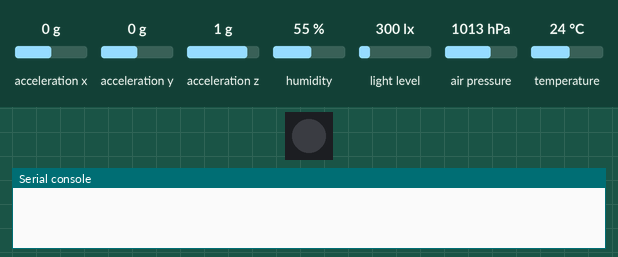
A program run on a simulated Pycom board running MicroPython. Shown: 1 RGB LEDs in strip order, left to right, the last lines printed to the serial console. The test bench sets the inputs (shaded band); at power-on: acceleration x 0 g, acceleration y 0 g, acceleration z 1 g, humidity 55 %, light level 300 lx, air pressure 1013 hPa, temperature 24 °C. No radio messages arrive unless stated (any console line starting 'radio sent:' is added by the test bench); the LoRaWAN join succeeds after 3 s and a send takes 0.1 s; library files of the repository ran but are not shown: pysense.py, LIS2HH12.py, SI7006A20.py, MPL3115A2.py.

Above: at 0.1 s.
At 2.6 s:
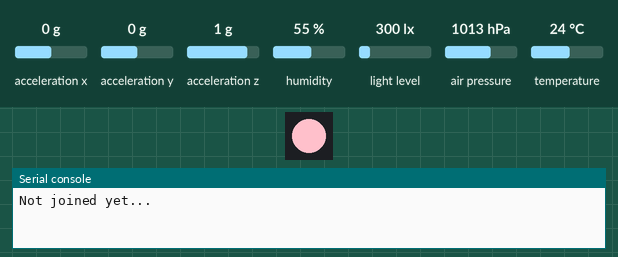
At 5.1 s:
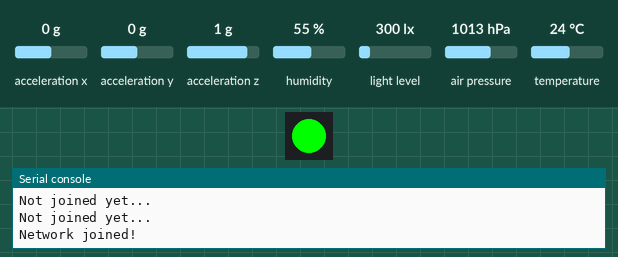
Timing chart, 0 to 6.6 s (numbered marks = the images above):
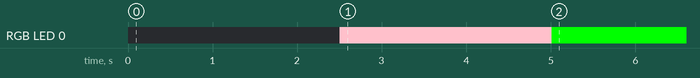

The program:

main.py
```python
## Author : Edric & Alikhan
## Project Software Engineering
## Group : 8Ball Technology
## LoPy Firmware
## Date : 22 Nov 2019

from network import LoRa                                                        # For operation of Lora network
from lib.pysense import Pysense                                                 # Needed to operate anything on the Pysense expansion
from LIS2HH12 import LIS2HH12
from SI7006A20 import SI7006A20
from LTR329ALS01 import LTR329ALS01
from MPL3115A2 import MPL3115A2,ALTITUDE,PRESSURE
import pycom                                                                    # Base library for Pycom devices
import socket                                                                   # Needed to connect two nodes on a network to communicate with each other
import time                                                                     # Allows use of time.sleep() for delays
import binascii                                                                 # Allows convertion between binary and various ASCII-encoded binary representations

# Setting up Lora application
lora = LoRa(mode=LoRa.LORAWAN)
app_eui = binascii.unhexlify('70B3D57ED0026466')                                # application EUI
app_key = binascii.unhexlify('0866572ED4A888E46BE5B9BF0084118F')                # application KEY

lora.join(activation=LoRa.OTAA, auth=(app_eui, app_key), timeout=0)             # connect to the application

# make a connection to TTN network
while not lora.has_joined():
    time.sleep(2.5)
    print('Not joined yet...')
    pycom.heartbeat(False)                                                      # Disable the on-board heartbeat (blue flash every 4 seconds)
    pycom.rgbled(0xffc0cb)                                                      # Sets RGB to a weird pink while not connected

print('Network joined!')                                                        # Prints network joined when network is joined
pycom.rgbled(0x00ff00)                                                          # Sets RGB to green when connected

py = Pysense()
mp = MPL3115A2(py,mode=ALTITUDE)                                                # Sensor returns height in meters. Mode may also be set to PRESSURE
si = SI7006A20(py)                                                              # Sensor returns temperature in C
lt = LTR329ALS01(py)                                                            # Sensor returns ambient light in lux
li = LIS2HH12(py)
mpp = MPL3115A2(py,mode=PRESSURE)                                               # Sensor returns height in meters. Mode may also be set to PRESSURE

#Creating and configuring a socket
ttn = socket.socket(socket.AF_LORA, socket.SOCK_RAW)
ttn.setsockopt(socket.SOL_LORA, socket.SO_DR, 5)                                # Data rate set to 5
ttn.setblocking(False)

while 1:
    temp2 = (str(si.temperature()))                                             # Temperature in C
    humid = (str(si.humidity()))                                                # Calculated relative humidity given current temperature
    press = (str(mpp.pressure()/100))                                           # Pressure in Milibars
    light = (str(((lt.lux())*0.09290304*50)/100))                               # Ambient light in Lumens percentaga
    data = temp2 + "," + humid + "," + press + "," + light                      # Creating string with all sensor readings
    ttn.send(data)                                                              # Send the measured readings in a string file

    print(light)                                                               # Prints sent whenever the data is sent to the TTN
    time.sleep(30)
```

LTR329ALS01.py
```python
import time
from machine import I2C

class LTR329ALS01:
    ALS_I2CADDR = const(0x29) # The device's I2C address

    ALS_CONTR_REG = const(0x80)
    ALS_MEAS_RATE_REG = const(0x85)

    ALS_DATA_CH1_LOW = const(0x88)
    ALS_DATA_CH1_HIGH = const(0x89)
    ALS_DATA_CH0_LOW = const(0x8A)
    ALS_DATA_CH0_HIGH = const(0x8B)

    ALS_GAIN_1X = const(0x00)
    ALS_GAIN_2X = const(0x01)
    ALS_GAIN_4X = const(0x02)
    ALS_GAIN_8X = const(0x03)
    ALS_GAIN_48X = const(0x06)
    ALS_GAIN_96X = const(0x07)
    ALS_GAIN_VALUES = {
        ALS_GAIN_1X: 1,
        ALS_GAIN_2X: 2,
        ALS_GAIN_4X: 4,
        ALS_GAIN_8X: 8,
        ALS_GAIN_48X: 48,
        ALS_GAIN_96X: 96
    }

    ALS_INT_50 = const(0x01)
    ALS_INT_100 = const(0x00)
    ALS_INT_150 = const(0x04)
    ALS_INT_200 = const(0x02)
    ALS_INT_250 = const(0x05)
    ALS_INT_300 = const(0x06)
    ALS_INT_350 = const(0x07)
    ALS_INT_400 = const(0x03)
    ALS_INT_VALUES = {
        ALS_INT_50: 0.5,
        ALS_INT_100: 1,
        ALS_INT_150: 1.5,
        ALS_INT_200: 2,
        ALS_INT_250: 2.5,
        ALS_INT_300: 3,
        ALS_INT_350: 3.5,
        ALS_INT_400: 4
    }

    ALS_RATE_50 = const(0x00)
    ALS_RATE_100 = const(0x01)
    ALS_RATE_200 = const(0x02)
    ALS_RATE_500 = const(0x03)
    ALS_RATE_1000 = const(0x04)
    ALS_RATE_2000 = const(0x05)

    def __init__(self, pysense = None, sda = 'P22', scl = 'P21', gain = ALS_GAIN_1X, integration = ALS_INT_100, rate = ALS_RATE_500):
        if pysense is not None:
            self.i2c = pysense.i2c
        else:
            self.i2c = I2C(0, mode=I2C.MASTER, pins=(sda, scl))

        self.gain = gain
        self.integration = integration

        contr = self._getContr(gain)
        self.i2c.writeto_mem(ALS_I2CADDR, ALS_CONTR_REG, bytearray([contr]))

        measrate = self._getMeasRate(integration, rate)
        self.i2c.writeto_mem(ALS_I2CADDR, ALS_MEAS_RATE_REG, bytearray([measrate]))

        time.sleep(0.01)

    def _getContr(self, gain):
        return ((gain & 0x07) << 2) + 0x01

    def _getMeasRate(self, integration, rate):
        return ((integration & 0x07) << 3) + (rate & 0x07)

    def _getWord(self, high, low):
        return ((high & 0xFF) << 8) + (low & 0xFF)

    def light(self):
        ch1low = self.i2c.readfrom_mem(ALS_I2CADDR , ALS_DATA_CH1_LOW, 1)
        ch1high = self.i2c.readfrom_mem(ALS_I2CADDR , ALS_DATA_CH1_HIGH, 1)
        data1 = int(self._getWord(ch1high[0], ch1low[0]))

        ch0low = self.i2c.readfrom_mem(ALS_I2CADDR , ALS_DATA_CH0_LOW, 1)
        ch0high = self.i2c.readfrom_mem(ALS_I2CADDR , ALS_DATA_CH0_HIGH, 1)
        data0 = int(self._getWord(ch0high[0], ch0low[0]))

        return (data0, data1)

    def lux(self):
        """Calculate Lux value from formular in Appendix A of the datasheet"""
        light_level = self.light()
        if light_level[0]+light_level[1] > 0:
            ratio = light_level[1]/(light_level[0]+light_level[1])
            if ratio < 0.45:
                return (1.7743 * light_level[0] + 1.1059 * light_level[1]) / self.ALS_GAIN_VALUES[self.gain] / self.ALS_INT_VALUES[self.integration]
            elif ratio < 0.64 and ratio >= 0.45:
                return (4.2785 * light_level[0] - 1.9548 * light_level[1]) / self.ALS_GAIN_VALUES[self.gain] / self.ALS_INT_VALUES[self.integration]
            elif ratio < 0.85 and ratio >= 0.64:
                return (0.5926 * light_level[0] + 0.1185 * light_level[1]) / self.ALS_GAIN_VALUES[self.gain] / self.ALS_INT_VALUES[self.integration]
            else:
                return 0
        else:
            return 0
```
